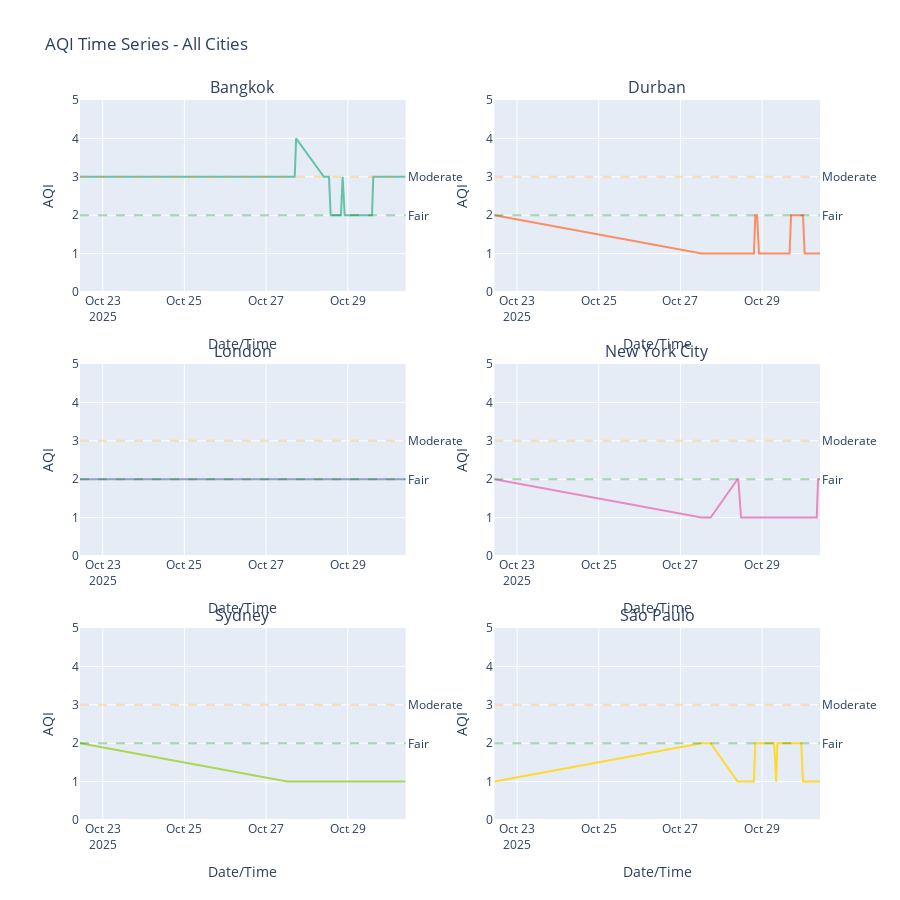

The code cell stored with this chart in its notebook:
### Markdown cell above
## 3. Time Series Deep Dive 📈

### Code cell
# Create multi-panel time series for all cities
fig = make_subplots(
    rows=3, cols=2,
    subplot_titles=tuple(sorted(df['city_name'].unique())),
    vertical_spacing=0.1,
    horizontal_spacing=0.12
)

cities = sorted(df['city_name'].unique())
colors = px.colors.qualitative.Set2

for idx, city in enumerate(cities):
    row = idx // 2 + 1
    col = idx % 2 + 1
    
    city_data = df[df['city_name'] == city].sort_values('timestamp')
    
    fig.add_trace(
        go.Scatter(
            x=city_data['timestamp'],
            y=city_data['aqi'],
            mode='lines',
            name=city,
            line=dict(color=colors[idx % len(colors)], width=2),
            showlegend=False
        ),
        row=row, col=col
    )
    
    # Add reference lines for AQI thresholds
    fig.add_hline(y=2, line_dash="dash", line_color="green", 
                  opacity=0.3, row=row, col=col, 
                  annotation_text="Fair", annotation_position="right")
    fig.add_hline(y=3, line_dash="dash", line_color="orange", 
                  opacity=0.3, row=row, col=col,
                  annotation_text="Moderate", annotation_position="right")

fig.update_xaxes(title_text="Date/Time")
fig.update_yaxes(title_text="AQI", range=[0, 5])
fig.update_layout(
    height=900,
    title_text="AQI Time Series - All Cities",
    showlegend=False
)

fig.show()

### Figure 1 — Plotly figure (JSON) as saved in the notebook; plotly's stock layout.template omitted (floating-point values rounded to 4 significant figures)
{"data": [{"line": {"color": "rgb(102,194,165)", "width": 2}, "mode": "lines", "name": "Bangkok", "showlegend": false, "type": "scatter", "x": ["2025-10-22T10:41:18", "2025-10-22T10:47:27", "2025-10-27T12:26:20", "2025-10-27T12:49:45", "2025-10-27T12:56:22", "2025-10-27T14:16:19", "2025-10-27T16:48:54", "2025-10-27T17:37:44", "2025-10-28T09:34:46", "2025-10-28T09:56:04", "2025-10-28T11:39:01", "2025-10-28T11:40:45", "2025-10-28T11:56:16", "2025-10-28T12:26:14", "2025-10-28T12:56:18", "2025-10-28T13:56:24", "2025-10-28T14:56:23", "2025-10-28T15:56:26", "2025-10-28T17:09:56", "2025-10-28T17:56:37", "2025-10-28T19:10:58", "2025-10-28T19:56:47", "2025-10-28T20:56:56", "2025-10-28T22:08:42", "2025-10-28T23:08:58", "2025-10-29T00:13:37", "2025-10-29T01:10:21", "2025-10-29T01:57:19", "2025-10-29T03:07:46", "2025-10-29T03:57:27", "2025-10-29T05:12:36", "2025-10-29T06:01:06", "2025-10-29T06:55:58", "2025-10-29T08:11:31", "2025-10-29T08:56:03", "2025-10-29T09:56:05", "2025-10-29T10:56:14", "2025-10-29T11:56:16", "2025-10-29T12:56:21", "2025-10-29T14:12:26", "2025-10-29T14:56:30", "2025-10-29T16:07:48", "2025-10-29T16:56:39", "2025-10-29T17:56:57", "2025-10-29T18:56:49", "2025-10-29T19:54:42", "2025-10-29T21:07:39", "2025-10-29T22:11:30", "2025-10-29T22:57:25", "2025-10-29T23:58:53", "2025-10-30T00:57:30", "2025-10-30T01:57:33", "2025-10-30T03:08:44", "2025-10-30T04:11:53", "2025-10-30T04:57:50", "2025-10-30T06:04:50", "2025-10-30T07:13:52", "2025-10-30T08:14:54", "2025-10-30T08:56:06", "2025-10-30T09:56:12"], "xaxis": "x", "y": [3, 3, 3, 3, 3, 3, 3, 4, 3, 3, 3, 3, 3, 3, 3, 2, 2, 2, 2, 2, 2, 2, 3, 2, 2, 2, 2, 2, 2, 2, 2, 2, 2, 2, 2, 2, 2, 2, 2, 2, 3, 3, 3, 3, 3, 3, 3, 3, 3, 3, 3, 3, 3, 3, 3, 3, 3, 3, 3, 3], "yaxis": "y"}, {"line": {"color": "rgb(252,141,98)", "width": 2}, "mode": "lines", "name": "Durban", "showlegend": false, "type": "scatter", "x": ["2025-10-22T10:41:19", "2025-10-22T10:47:28", "2025-10-27T12:26:38", "2025-10-27T12:49:46", "2025-10-27T13:00:01", "2025-10-27T14:16:20", "2025-10-27T16:48:55", "2025-10-27T17:41:26", "2025-10-28T09:34:47", "2025-10-28T10:00:01", "2025-10-28T11:39:02", "2025-10-28T11:44:59", "2025-10-28T12:00:05", "2025-10-28T12:28:34", "2025-10-28T13:00:04", "2025-10-28T14:00:06", "2025-10-28T15:00:06", "2025-10-28T16:03:18", "2025-10-28T17:09:57", "2025-10-28T18:00:05", "2025-10-28T19:10:59", "2025-10-28T20:00:01", "2025-10-28T21:02:26", "2025-10-28T22:08:43", "2025-10-28T23:08:59", "2025-10-29T00:13:38", "2025-10-29T01:14:52", "2025-10-29T02:03:26", "2025-10-29T03:07:47", "2025-10-29T04:00:53", "2025-10-29T05:12:37", "2025-10-29T06:01:07", "2025-10-29T07:05:42", "2025-10-29T08:14:01", "2025-10-29T09:00:05", "2025-10-29T10:00:06", "2025-10-29T11:00:04", "2025-10-29T12:00:02", "2025-10-29T12:53:12", "2025-10-29T14:12:27", "2025-10-29T15:00:07", "2025-10-29T16:07:49", "2025-10-29T17:00:03", "2025-10-29T18:01:15", "2025-10-29T19:00:05", "2025-10-29T20:02:09", "2025-10-29T21:07:40", "2025-10-29T22:14:41", "2025-10-29T23:00:09", "2025-10-30T00:01:09", "2025-10-30T01:00:01", "2025-10-30T02:04:43", "2025-10-30T03:08:45", "2025-10-30T04:11:54", "2025-10-30T05:00:03", "2025-10-30T06:12:55", "2025-10-30T07:13:53", "2025-10-30T08:14:55", "2025-10-30T09:00:04", "2025-10-30T10:01:13"], "xaxis": "x2", "y": [2, 2, 1, 1, 1, 1, 1, 1, 1, 1, 1, 1, 1, 1, 1, 1, 1, 1, 1, 1, 1, 2, 2, 1, 1, 1, 1, 1, 1, 1, 1, 1, 1, 1, 1, 1, 1, 1, 1, 1, 1, 1, 2, 2, 2, 2, 2, 2, 2, 2, 1, 1, 1, 1, 1, 1, 1, 1, 1, 1], "yaxis": "y2"}, {"line": {"color": "rgb(141,160,203)", "width": 2}, "mode": "lines", "name": "London", "showlegend": false, "type": "scatter", "x": ["2025-10-22T10:41:21", "2025-10-22T10:47:30", "2025-10-27T12:22:56", "2025-10-27T12:43:45", "2025-10-27T13:00:04", "2025-10-27T14:16:22", "2025-10-27T16:46:03", "2025-10-27T17:46:09", "2025-10-28T09:34:50", "2025-10-28T10:00:03", "2025-10-28T11:32:08", "2025-10-28T11:45:01", "2025-10-28T11:58:05", "2025-10-28T12:28:37", "2025-10-28T12:54:40", "2025-10-28T14:00:09", "2025-10-28T14:52:31", "2025-10-28T16:02:02", "2025-10-28T17:08:02", "2025-10-28T18:00:09", "2025-10-28T19:04:55", "2025-10-28T20:00:04", "2025-10-28T21:02:30", "2025-10-28T22:08:45", "2025-10-28T23:01:13", "2025-10-29T00:13:41", "2025-10-29T01:14:55", "2025-10-29T02:03:29", "2025-10-29T03:01:34", "2025-10-29T04:00:56", "2025-10-29T05:12:40", "2025-10-29T06:01:10", "2025-10-29T07:01:29", "2025-10-29T08:14:04", "2025-10-29T09:00:09", "2025-10-29T09:56:06", "2025-10-29T11:00:07", "2025-10-29T12:00:05", "2025-10-29T13:00:04", "2025-10-29T14:12:29", "2025-10-29T15:00:10", "2025-10-29T16:07:52", "2025-10-29T17:00:06", "2025-10-29T17:54:54", "2025-10-29T19:00:10", "2025-10-29T20:02:12", "2025-10-29T21:07:43", "2025-10-29T22:14:45", "2025-10-29T23:00:12", "2025-10-29T23:52:09", "2025-10-30T00:54:09", "2025-10-30T02:04:46", "2025-10-30T03:02:24", "2025-10-30T04:11:57", "2025-10-30T05:00:08", "2025-10-30T06:12:58", "2025-10-30T07:13:56", "2025-10-30T08:14:57", "2025-10-30T08:54:02", "2025-10-30T10:01:14"], "xaxis": "x3", "y": [2, 2, 2, 2, 2, 2, 2, 2, 2, 2, 2, 2, 2, 2, 2, 2, 2, 2, 2, 2, 2, 2, 2, 2, 2, 2, 2, 2, 2, 2, 2, 2, 2, 2, 2, 2, 2, 2, 2, 2, 2, 2, 2, 2, 2, 2, 2, 2, 2, 2, 2, 2, 2, 2, 2, 2, 2, 2, 2, 2], "yaxis": "y3"}, {"line": {"color": "rgb(231,138,195)", "width": 2}, "mode": "lines", "name": "New York City", "showlegend": false, "type": "scatter", "x": ["2025-10-22T10:41:22", "2025-10-22T10:47:31", "2025-10-27T12:20:34", "2025-10-27T12:49:49", "2025-10-27T13:00:05", "2025-10-27T14:10:31", "2025-10-27T16:48:59", "2025-10-27T17:46:10", "2025-10-28T09:34:51", "2025-10-28T10:00:04", "2025-10-28T11:37:45", "2025-10-28T11:39:05", "2025-10-28T11:50:31", "2025-10-28T12:28:38", "2025-10-28T13:00:08", "2025-10-28T13:59:23", "2025-10-28T14:52:00", "2025-10-28T16:02:56", "2025-10-28T17:10:01", "2025-10-28T18:00:10", "2025-10-28T19:04:25", "2025-10-28T20:00:05", "2025-10-28T21:02:31", "2025-10-28T22:08:03", "2025-10-28T23:05:06", "2025-10-29T00:07:27", "2025-10-29T01:09:30", "2025-10-29T02:02:04", "2025-10-29T03:07:50", "2025-10-29T03:56:04", "2025-10-29T05:12:41", "2025-10-29T06:00:14", "2025-10-29T06:57:44", "2025-10-29T08:14:05", "2025-10-29T09:08:17", "2025-10-29T10:00:10", "2025-10-29T10:53:14", "2025-10-29T12:00:06", "2025-10-29T13:00:05", "2025-10-29T14:12:30", "2025-10-29T15:00:11", "2025-10-29T16:07:53", "2025-10-29T17:00:07", "2025-10-29T18:01:19", "2025-10-29T18:54:50", "2025-10-29T20:00:08", "2025-10-29T21:02:56", "2025-10-29T22:14:46", "2025-10-29T23:00:13", "2025-10-30T00:01:13", "2025-10-30T01:00:05", "2025-10-30T02:01:30", "2025-10-30T03:08:48", "2025-10-30T04:08:02", "2025-10-30T05:00:09", "2025-10-30T06:12:59", "2025-10-30T07:04:02", "2025-10-30T08:06:30", "2025-10-30T08:53:03", "2025-10-30T10:01:16"], "xaxis": "x4", "y": [2, 2, 1, 1, 1, 1, 1, 1, 2, 2, 1, 1, 1, 1, 1, 1, 1, 1, 1, 1, 1, 1, 1, 1, 1, 1, 1, 1, 1, 1, 1, 1, 1, 1, 1, 1, 1, 1, 1, 1, 1, 1, 1, 1, 1, 1, 1, 1, 1, 1, 1, 1, 1, 1, 1, 1, 1, 1, 2, 2], "yaxis": "y4"}, {"line": {"color": "rgb(166,216,84)", "width": 2}, "mode": "lines", "name": "Sydney", "showlegend": false, "type": "scatter", "x": ["2025-10-22T10:36:28", "2025-10-22T10:47:30", "2025-10-27T12:21:20", "2025-10-27T12:49:48", "2025-10-27T13:00:03", "2025-10-27T14:12:05", "2025-10-27T16:48:57", "2025-10-27T17:46:08", "2025-10-28T09:34:49", "2025-10-28T10:00:02", "2025-10-28T11:39:04", "2025-10-28T11:39:42", "2025-10-28T12:00:06", "2025-10-28T12:24:06", "2025-10-28T13:00:06", "2025-10-28T14:00:08", "2025-10-28T15:00:08", "2025-10-28T16:03:20", "2025-10-28T17:09:59", "2025-10-28T17:51:01", "2025-10-28T19:11:01", "2025-10-28T20:00:03", "2025-10-28T21:02:28", "2025-10-28T22:07:38", "2025-10-28T23:09:01", "2025-10-29T00:13:40", "2025-10-29T01:14:54", "2025-10-29T02:03:28", "2025-10-29T03:00:46", "2025-10-29T03:55:43", "2025-10-29T05:09:16", "2025-10-29T06:01:09", "2025-10-29T07:00:05", "2025-10-29T08:14:03", "2025-10-29T09:00:08", "2025-10-29T10:00:08", "2025-10-29T10:54:07", "2025-10-29T12:00:04", "2025-10-29T13:00:03", "2025-10-29T14:08:38", "2025-10-29T15:00:09", "2025-10-29T16:01:38", "2025-10-29T16:55:38", "2025-10-29T18:01:17", "2025-10-29T18:53:02", "2025-10-29T20:02:11", "2025-10-29T21:07:42", "2025-10-29T22:14:43", "2025-10-29T23:00:11", "2025-10-30T00:01:11", "2025-10-30T01:00:03", "2025-10-30T02:04:45", "2025-10-30T03:08:46", "2025-10-30T04:11:56", "2025-10-30T05:00:07", "2025-10-30T06:12:57", "2025-10-30T07:07:49", "2025-10-30T08:08:29", "2025-10-30T09:00:06", "2025-10-30T10:01:15"], "xaxis": "x5", "y": [2, 2, 1, 1, 1, 1, 1, 1, 1, 1, 1, 1, 1, 1, 1, 1, 1, 1, 1, 1, 1, 1, 1, 1, 1, 1, 1, 1, 1, 1, 1, 1, 1, 1, 1, 1, 1, 1, 1, 1, 1, 1, 1, 1, 1, 1, 1, 1, 1, 1, 1, 1, 1, 1, 1, 1, 1, 1, 1, 1], "yaxis": "y5"}, {"line": {"color": "rgb(255,217,47)", "width": 2}, "mode": "lines", "name": "São Paulo", "showlegend": false, "type": "scatter", "x": ["2025-10-22T10:38:46", "2025-10-22T10:47:29", "2025-10-27T12:26:39", "2025-10-27T12:43:56", "2025-10-27T13:00:02", "2025-10-27T14:16:21", "2025-10-27T16:48:56", "2025-10-27T17:46:07", "2025-10-28T09:34:48", "2025-10-28T10:00:02", "2025-10-28T11:39:02", "2025-10-28T11:45:00", "2025-10-28T12:00:06", "2025-10-28T12:28:35", "2025-10-28T13:00:05", "2025-10-28T14:00:07", "2025-10-28T15:00:07", "2025-10-28T16:03:19", "2025-10-28T17:09:58", "2025-10-28T18:00:06", "2025-10-28T19:11:00", "2025-10-28T20:00:02", "2025-10-28T21:02:27", "2025-10-28T22:08:44", "2025-10-28T23:09:00", "2025-10-29T00:13:39", "2025-10-29T01:14:53", "2025-10-29T02:03:27", "2025-10-29T03:07:48", "2025-10-29T04:00:54", "2025-10-29T05:12:38", "2025-10-29T06:01:08", "2025-10-29T07:05:43", "2025-10-29T08:14:02", "2025-10-29T09:00:07", "2025-10-29T10:00:07", "2025-10-29T11:00:05", "2025-10-29T12:00:03", "2025-10-29T13:00:02", "2025-10-29T14:12:28", "2025-10-29T15:00:08", "2025-10-29T16:07:50", "2025-10-29T17:00:04", "2025-10-29T18:01:16", "2025-10-29T19:00:06", "2025-10-29T20:02:10", "2025-10-29T21:07:41", "2025-10-29T22:14:42", "2025-10-29T23:00:10", "2025-10-30T00:01:10", "2025-10-30T01:00:02", "2025-10-30T02:04:44", "2025-10-30T03:08:46", "2025-10-30T04:11:55", "2025-10-30T05:00:04", "2025-10-30T06:12:56", "2025-10-30T07:13:54", "2025-10-30T08:14:56", "2025-10-30T09:00:05", "2025-10-30T10:01:14"], "xaxis": "x6", "y": [1, 1, 2, 2, 2, 2, 2, 2, 1, 1, 1, 1, 1, 1, 1, 1, 1, 1, 1, 1, 1, 2, 2, 2, 2, 2, 2, 2, 2, 2, 2, 2, 2, 1, 2, 2, 2, 2, 2, 2, 2, 2, 2, 2, 2, 2, 2, 2, 2, 1, 1, 1, 1, 1, 1, 1, 1, 1, 1, 1], "yaxis": "y6"}], "layout": {"annotations": [{"font": {"size": 16}, "showarrow": false, "text": "Bangkok", "x": 0.22, "xanchor": "center", "xref": "paper", "y": 1, "yanchor": "bottom", "yref": "paper"}, {"font": {"size": 16}, "showarrow": false, "text": "Durban", "x": 0.78, "xanchor": "center", "xref": "paper", "y": 1, "yanchor": "bottom", "yref": "paper"}, {"font": {"size": 16}, "showarrow": false, "text": "London", "x": 0.22, "xanchor": "center", "xref": "paper", "y": 0.6333, "yanchor": "bottom", "yref": "paper"}, {"font": {"size": 16}, "showarrow": false, "text": "New York City", "x": 0.78, "xanchor": "center", "xref": "paper", "y": 0.6333, "yanchor": "bottom", "yref": "paper"}, {"font": {"size": 16}, "showarrow": false, "text": "Sydney", "x": 0.22, "xanchor": "center", "xref": "paper", "y": 0.2667, "yanchor": "bottom", "yref": "paper"}, {"font": {"size": 16}, "showarrow": false, "text": "São Paulo", "x": 0.78, "xanchor": "center", "xref": "paper", "y": 0.2667, "yanchor": "bottom", "yref": "paper"}, {"showarrow": false, "text": "Fair", "x": 1, "xanchor": "left", "xref": "x domain", "y": 2, "yanchor": "middle", "yref": "y"}, {"showarrow": false, "text": "Moderate", "x": 1, "xanchor": "left", "xref": "x domain", "y": 3, "yanchor": "middle", "yref": "y"}, {"showarrow": false, "text": "Fair", "x": 1, "xanchor": "left", "xref": "x2 domain", "y": 2, "yanchor": "middle", "yref": "y2"}, {"showarrow": false, "text": "Moderate", "x": 1, "xanchor": "left", "xref": "x2 domain", "y": 3, "yanchor": "middle", "yref": "y2"}, {"showarrow": false, "text": "Fair", "x": 1, "xanchor": "left", "xref": "x3 domain", "y": 2, "yanchor": "middle", "yref": "y3"}, {"showarrow": false, "text": "Moderate", "x": 1, "xanchor": "left", "xref": "x3 domain", "y": 3, "yanchor": "middle", "yref": "y3"}, {"showarrow": false, "text": "Fair", "x": 1, "xanchor": "left", "xref": "x4 domain", "y": 2, "yanchor": "middle", "yref": "y4"}, {"showarrow": false, "text": "Moderate", "x": 1, "xanchor": "left", "xref": "x4 domain", "y": 3, "yanchor": "middle", "yref": "y4"}, {"showarrow": false, "text": "Fair", "x": 1, "xanchor": "left", "xref": "x5 domain", "y": 2, "yanchor": "middle", "yref": "y5"}, {"showarrow": false, "text": "Moderate", "x": 1, "xanchor": "left", "xref": "x5 domain", "y": 3, "yanchor": "middle", "yref": "y5"}, {"showarrow": false, "text": "Fair", "x": 1, "xanchor": "left", "xref": "x6 domain", "y": 2, "yanchor": "middle", "yref": "y6"}, {"showarrow": false, "text": "Moderate", "x": 1, "xanchor": "left", "xref": "x6 domain", "y": 3, "yanchor": "middle", "yref": "y6"}], "height": 900, "shapes": [{"line": {"color": "green", "dash": "dash"}, "opacity": 0.3, "type": "line", "x0": 0, "x1": 1, "xref": "x domain", "y0": 2, "y1": 2, "yref": "y"}, {"line": {"color": "orange", "dash": "dash"}, "opacity": 0.3, "type": "line", "x0": 0, "x1": 1, "xref": "x domain", "y0": 3, "y1": 3, "yref": "y"}, {"line": {"color": "green", "dash": "dash"}, "opacity": 0.3, "type": "line", "x0": 0, "x1": 1, "xref": "x2 domain", "y0": 2, "y1": 2, "yref": "y2"}, {"line": {"color": "orange", "dash": "dash"}, "opacity": 0.3, "type": "line", "x0": 0, "x1": 1, "xref": "x2 domain", "y0": 3, "y1": 3, "yref": "y2"}, {"line": {"color": "green", "dash": "dash"}, "opacity": 0.3, "type": "line", "x0": 0, "x1": 1, "xref": "x3 domain", "y0": 2, "y1": 2, "yref": "y3"}, {"line": {"color": "orange", "dash": "dash"}, "opacity": 0.3, "type": "line", "x0": 0, "x1": 1, "xref": "x3 domain", "y0": 3, "y1": 3, "yref": "y3"}, {"line": {"color": "green", "dash": "dash"}, "opacity": 0.3, "type": "line", "x0": 0, "x1": 1, "xref": "x4 domain", "y0": 2, "y1": 2, "yref": "y4"}, {"line": {"color": "orange", "dash": "dash"}, "opacity": 0.3, "type": "line", "x0": 0, "x1": 1, "xref": "x4 domain", "y0": 3, "y1": 3, "yref": "y4"}, {"line": {"color": "green", "dash": "dash"}, "opacity": 0.3, "type": "line", "x0": 0, "x1": 1, "xref": "x5 domain", "y0": 2, "y1": 2, "yref": "y5"}, {"line": {"color": "orange", "dash": "dash"}, "opacity": 0.3, "type": "line", "x0": 0, "x1": 1, "xref": "x5 domain", "y0": 3, "y1": 3, "yref": "y5"}, {"line": {"color": "green", "dash": "dash"}, "opacity": 0.3, "type": "line", "x0": 0, "x1": 1, "xref": "x6 domain", "y0": 2, "y1": 2, "yref": "y6"}, {"line": {"color": "orange", "dash": "dash"}, "opacity": 0.3, "type": "line", "x0": 0, "x1": 1, "xref": "x6 domain", "y0": 3, "y1": 3, "yref": "y6"}], "showlegend": false, "title": {"text": "AQI Time Series - All Cities"}, "xaxis": {"anchor": "y", "domain": [0, 0.44], "title": {"text": "Date/Time"}}, "xaxis2": {"anchor": "y2", "domain": [0.56, 1], "title": {"text": "Date/Time"}}, "xaxis3": {"anchor": "y3", "domain": [0, 0.44], "title": {"text": "Date/Time"}}, "xaxis4": {"anchor": "y4", "domain": [0.56, 1], "title": {"text": "Date/Time"}}, "xaxis5": {"anchor": "y5", "domain": [0, 0.44], "title": {"text": "Date/Time"}}, "xaxis6": {"anchor": "y6", "domain": [0.56, 1], "title": {"text": "Date/Time"}}, "yaxis": {"anchor": "x", "domain": [0.7333, 1], "range": [0, 5], "title": {"text": "AQI"}}, "yaxis2": {"anchor": "x2", "domain": [0.7333, 1], "range": [0, 5], "title": {"text": "AQI"}}, "yaxis3": {"anchor": "x3", "domain": [0.3667, 0.6333], "range": [0, 5], "title": {"text": "AQI"}}, "yaxis4": {"anchor": "x4", "domain": [0.3667, 0.6333], "range": [0, 5], "title": {"text": "AQI"}}, "yaxis5": {"anchor": "x5", "domain": [0, 0.2667], "range": [0, 5], "title": {"text": "AQI"}}, "yaxis6": {"anchor": "x6", "domain": [0, 0.2667], "range": [0, 5], "title": {"text": "AQI"}}}}
